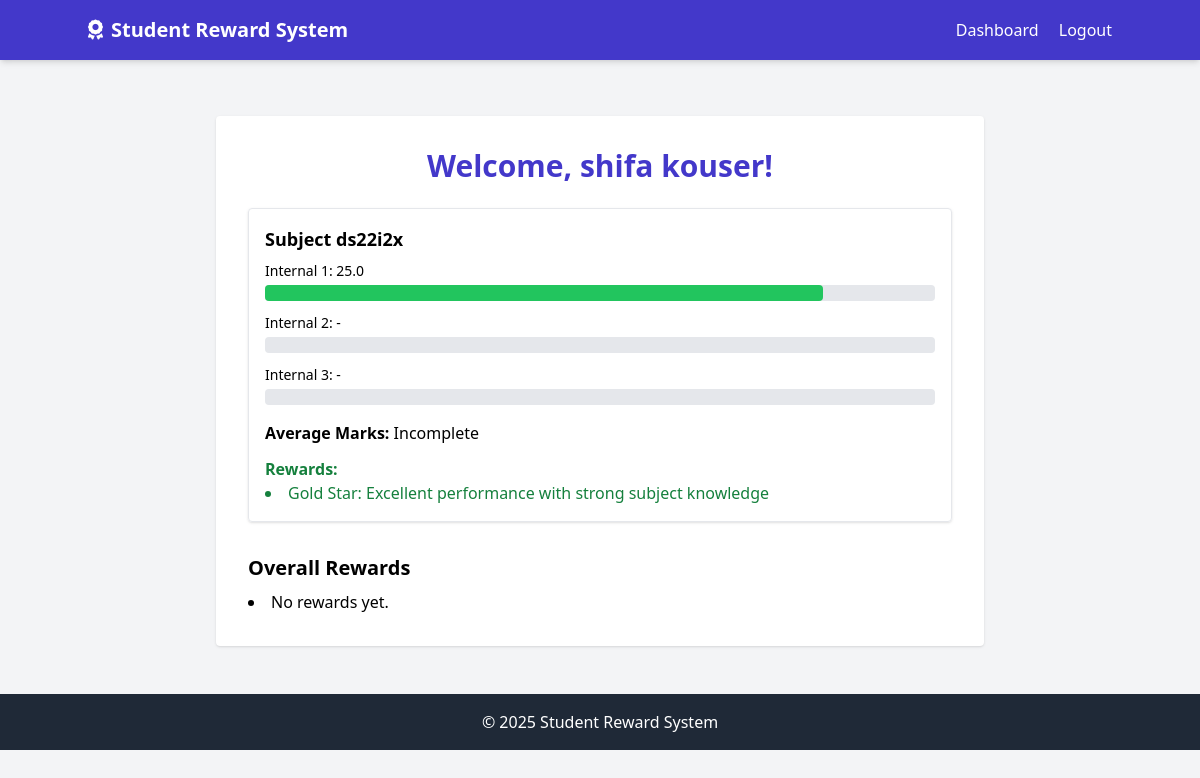
The page /student/dashboard (signed in) on the database its author committed.
### models.py (models this page shows, shortened)
class Student(db.Model):
    id = db.Column(db.Integer, primary_key=True)
    name = db.Column(db.String(100), nullable=False)
    usn = db.Column(db.String(20), unique=True, nullable=False)
    created_at = db.Column(db.DateTime, default=datetime.utcnow)
    marks = db.relationship('Mark', backref='student', lazy=True)
    rewards = db.relationship('Reward', backref='student', lazy=True)

class Mark(db.Model):
    id = db.Column(db.Integer, primary_key=True)
    student_id = db.Column(db.Integer, db.ForeignKey('student.id'), nullable=False)
    subject_id = db.Column(db.Integer, db.ForeignKey('subject.id'), nullable=False)
    internal_number = db.Column(db.Integer, nullable=False)  # 1, 2, or 3
    marks = db.Column(db.Float, nullable=False)
    created_at = db.Column(db.DateTime, default=datetime.utcnow)

class Subject(db.Model):
    id = db.Column(db.Integer, primary_key=True)
    name = db.Column(db.String(100), nullable=False)
    code = db.Column(db.String(20), unique=True, nullable=False)
    faculty_id = db.Column(db.Integer, db.ForeignKey('faculty.id'), nullable=True)
    created_at = db.Column(db.DateTime, default=datetime.utcnow)
    marks = db.relationship('Mark', backref='subject', lazy=True)
    rewards = db.relationship('Reward', backref='subject', lazy=True)

class Reward(db.Model):
    id = db.Column(db.Integer, primary_key=True)
    student_id = db.Column(db.Integer, db.ForeignKey('student.id'), nullable=False)
    subject_id = db.Column(db.Integer, db.ForeignKey('subject.id'), nullable=False)
    internal_number = db.Column(db.Integer, nullable=False)
    reward_type = db.Column(db.String(50), nullable=False)
    description = db.Column(db.Text, nullable=True)
    created_at = db.Column(db.DateTime, default=datetime.utcnow)

### routes.py (the view)
    @app.route('/student/dashboard')
    def student_dashboard():
        if 'student_id' not in session:
            flash('Please login first', 'error')
            return redirect(url_for('student_login'))
        student_id = session['student_id']
        student = Student.query.get(student_id)
        subject_ids = db.session.query(Mark.subject_id).filter_by(student_id=student_id).distinct()
        subjects = Subject.query.filter(Subject.id.in_(subject_ids)).all()
        subjects_data = []
        for subject in subjects:
            marks = Mark.query.filter_by(student_id=student_id, subject_id=subject.id).all()
            mark_map = {m.internal_number: m.marks for m in marks}
            avg = sum(mark_map.values()) / 3 if len(mark_map) == 3 else None
            rewards = Reward.query.filter_by(student_id=student_id, subject_id=subject.id).all()
            subjects_data.append({
                'subject': subject,
                'i1': mark_map.get(1, '-'),
                'i2': mark_map.get(2, '-'),
                'i3': mark_map.get(3, '-'),
                'avg': f"{avg:.2f}" if avg else 'Incomplete',
                'rewards': rewards
            })
        return render_template('student_dashboard.html', student=student, subjects_data=subjects_data)

### templates/student_dashboard.html
{% extends "base.html" %}
{% block content %}
<div class="max-w-3xl mx-auto mt-10 p-8 bg-white rounded shadow">
    <h2 class="text-3xl font-bold mb-6 text-indigo-700 text-center">
        Welcome, {{ student.name }}!
    </h2>
    {% for subj in subjects_data %}
    <div class="mb-8 p-4 border rounded shadow">
        <h3 class="font-semibold mb-2 text-lg">{{ subj.subject.name }}</h3>
        <div class="space-y-3">
            {% for i in [1, 2, 3] %}
            {% set score = subj['i' ~ i] %}
            {% if score != '-' %}
                {% set percent = (score / 30) * 100 %}
                {% if percent >= 75 %}
                    {% set bar_color = 'bg-green-500' %}
                {% elif percent >= 50 %}
                    {% set bar_color = 'bg-orange-400' %}
                {% else %}
                    {% set bar_color = 'bg-red-500' %}
                {% endif %}
            {% else %}
                {% set percent = 0 %}
                {% set bar_color = 'bg-gray-300' %}
            {% endif %}
            <div>
                <p class="text-sm mb-1">Internal {{ i }}: {{ score }}</p>
                <div class="w-full bg-gray-200 rounded h-4">
                    <div class="{{ bar_color }} h-4 rounded" style="width: {{ percent }}%"></div>
                </div>
            </div>
            {% endfor %}
        </div>
        <p class="mt-4"><strong>Average Marks:</strong> {{ subj.avg }}</p>
        {% if subj.rewards and subj.rewards|length > 0 %}
        <div class="mt-3 text-green-700">
            <h4 class="font-semibold">Rewards:</h4>
            <ul class="list-disc list-inside">
                {% for reward in subj.rewards %}
                <li>{{ reward.reward_type }}: {{ reward.description }}</li>
                {% endfor %}
            </ul>
        </div>
        {% endif %}
    </div>
    {% endfor %}
    <h3 class="text-xl font-semibold mt-8 mb-2">Overall Rewards</h3>
    <ul class="list-disc list-inside">
        {% set rewards_found = false %}
        {% for subj in subjects_data %}
            {% if subj.rewards|length > 0 %}
                {% set rewards_found = true %}
            {% endif %}
        {% endfor %}
        {% if not rewards_found %}
            <li>No rewards yet.</li>
        {% else %}
            {% for subj in subjects_data %}
                {% for reward in subj.rewards %}
                    <li>{{ reward.reward_type }} for {{ subj.subject.name }}</li>
                {% endfor %}
            {% endfor %}
        {% endif %}
    </ul>
</div>
{% endblock %}

### rows shown on the page
Student: name "shifa kouser"
Mark: subject.name "Subject ds22i2x", 3 "1" "2" "3", 3 "25.0" "-" "-", {{ percent }} 83.33333333333334 (drawn), avg "Incomplete"
Reward: reward_type "Gold Star", description "Excellent performance with strong subject knowledge"
